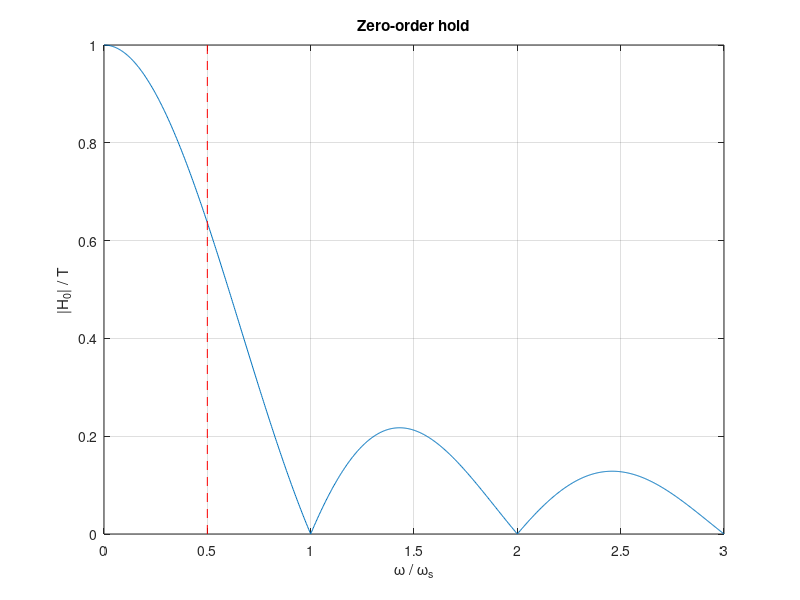
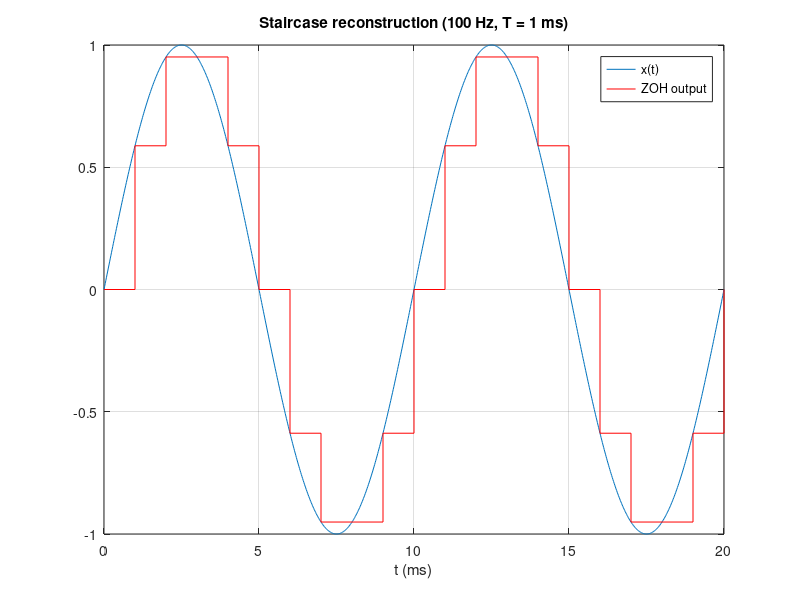

MATLAB code to generate these figures, in order:
% Signals and Systems — Reconstruction: Zero-Order Hold and Interpolation
%title: The Zero-Order Hold
%ar-title: الإمساك من الرتبة الصفرية
%lesson: ss-ch7-2
%course: signals-systems

%% |H0(jw)| at 0 and at ws/2
%ar: |H0| = |2 sin(ωT/2)/ω|. عند ω → 0 يساوي T، وعند ωs/2 = π/T يساوي 2T/π ≈ 0.637T.
T = 1e-3; ws = 2*pi/T;
H0 = @(w) abs(2*sin(w*T/2)./w);
fprintf('|H0| near 0 = %.6f ms, at ws/2 = %.6f ms (2T/pi = %.6f ms)\n', H0(1e-6)*1e3, H0(ws/2)*1e3, 2*T/pi*1e3)

%% The ZOH frequency response
%ar: نرسم |H0|/T مع ω/ωs: ينزل إلى 63.7% عند نصف تردد العيّنات وأصفاره عند مضاعفات ωs.
w = linspace(1e-3, 3*ws, 1000);
plot(w/ws, H0(w)/T); grid on; xlabel('\omega / \omega_s'); ylabel('|H_0| / T'); title('Zero-order hold'); hold on; plot([0.5 0.5], [0 1], 'r--'); hold off

%% What the ZOH output looks like
%ar: stairs يرسم الإشارة كما يخرجها محوّل DAC: كل عيّنة ثابتة حتى التالية. نقارنها بالإشارة الأصلية.
f0 = 100; n = 0:20; xn = sin(2*pi*f0*n*T);
t = linspace(0, 20*T, 1000);
figure; plot(t*1e3, sin(2*pi*f0*t)); hold on; stairs(n*T*1e3, xn, 'r'); hold off; grid on
xlabel('t (ms)'); legend('x(t)', 'ZOH output'); title('Staircase reconstruction (100 Hz, T = 1 ms)')

%%! Project idea: compensate the droop
%ar: مشروع: بعد الـ ZOH نضع مرشحًا كسبه T/|H0| داخل النطاق ليعيد الاستجابة مسطحة. احسب الكسب المطلوب عند عدة ترددات واطبعه بالـ dB.
for f = [100 200 300 400 500]
    g = T/H0(2*pi*f);
    fprintf('f = %3d Hz: ZOH loss %.2f dB -> compensation %+.2f dB\n', f, 20*log10(H0(2*pi*f)/T), 20*log10(g))
end
